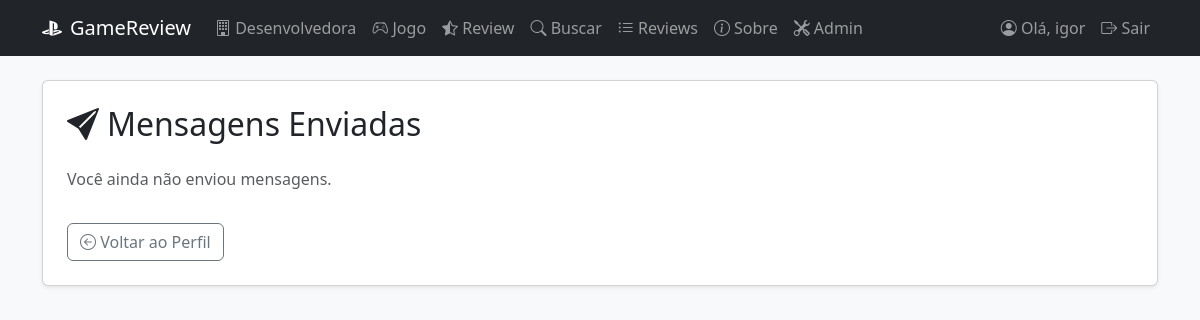
The app's page /mensagens/enviadas/ (signed in), older data.
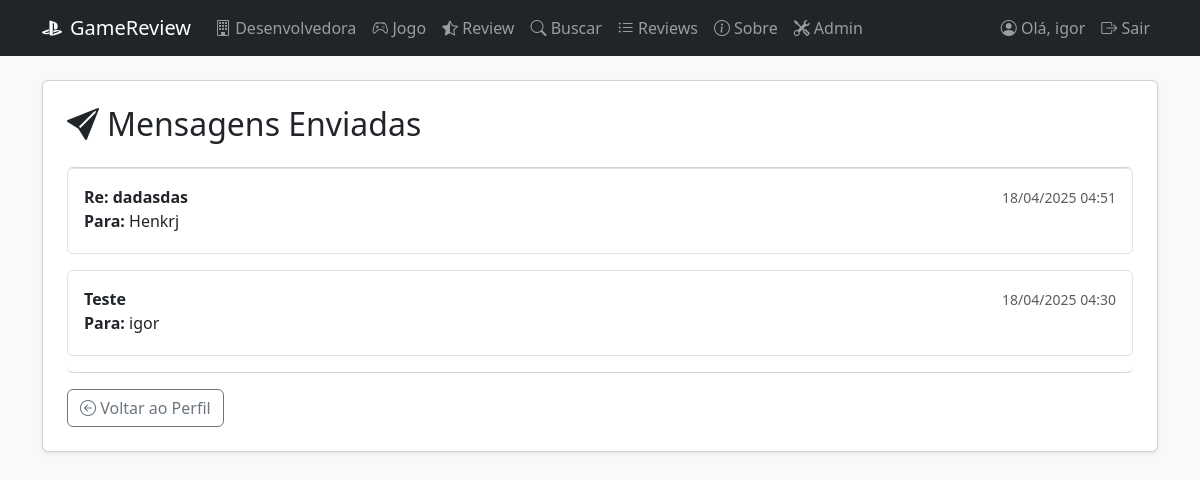
The same page, newer data.
### GameApp/models.py (models this page shows, shortened)
class Mensagem(models.Model):
    remetente = models.ForeignKey(User, related_name='mensagens_enviadas', on_delete=models.CASCADE)
    destinatario = models.ForeignKey(User, related_name='mensagens_recebidas', on_delete=models.CASCADE)
    assunto = models.CharField(max_length=100)
    corpo = models.TextField()
    data_envio = models.DateTimeField(auto_now_add=True)
    lida = models.BooleanField(default=False)

### GameApp/views.py (the view)
# urls.py: path('mensagens/enviadas/', CaixaSaidaView.as_view(), name='caixa_saida'),
class CaixaSaidaView(LoginRequiredMixin, ListView):
    model = Mensagem
    template_name = 'mensagens/caixa_saida.html'
    context_object_name = 'mensagens'
    def get_queryset(self):
        return Mensagem.objects.filter(remetente=self.request.user).order_by('-data_envio')

### GameApp/templates/mensagens/caixa_saida.html (shortened to what this page needs)
{% extends 'base.html' %}
{% block content %}
<div class="card shadow-sm p-4">
    <h2 class="mb-4 d-flex align-items-center gap-2">
        <i class="bi bi-send-fill"></i> Mensagens Enviadas
    </h2>
    {% if mensagens %}
    <div class="list-group">
        {% for mensagem in mensagens %}
        <div class="list-group-item list-group-item-action mb-3 border rounded p-3">
            <div class="d-flex justify-content-between align-items-center">
                <a href="{% url 'mensagem_enviada_detail' mensagem.pk %}"
                    class="text-decoration-none fw-bold text-dark">
                    {{ mensagem.assunto }}
                </a>
                <small class="text-muted">{{ mensagem.data_envio|date:"d/m/Y H:i" }}</small>
            </div>
            <p class="mb-1"><strong>Para:</strong> {{ mensagem.destinatario.username }}</p>
        </div>
        {% endfor %}
    </div>
    {% else %}
    <p class="text-muted">Você ainda não enviou mensagens.</p>
    {% endif %}
    <div class="mt-3">
        <a href="{% url 'profile' %}" class="btn btn-outline-secondary">
            <i class="bi bi-arrow-left-circle"></i> Voltar ao Perfil
        </a>
    </div>
</div>
{% endblock %}

Row changes from the older to the newer data that the page shows:
added Mensagem: assunto "Re: dadasdas", data_envio "18/04/2025 04:51", destinatario.username "Henkrj"
added Mensagem: assunto "Teste", data_envio "18/04/2025 04:30", destinatario.username "igor"
Text that changed along with them:
text no longer shown: "Você ainda não enviou mensagens."
